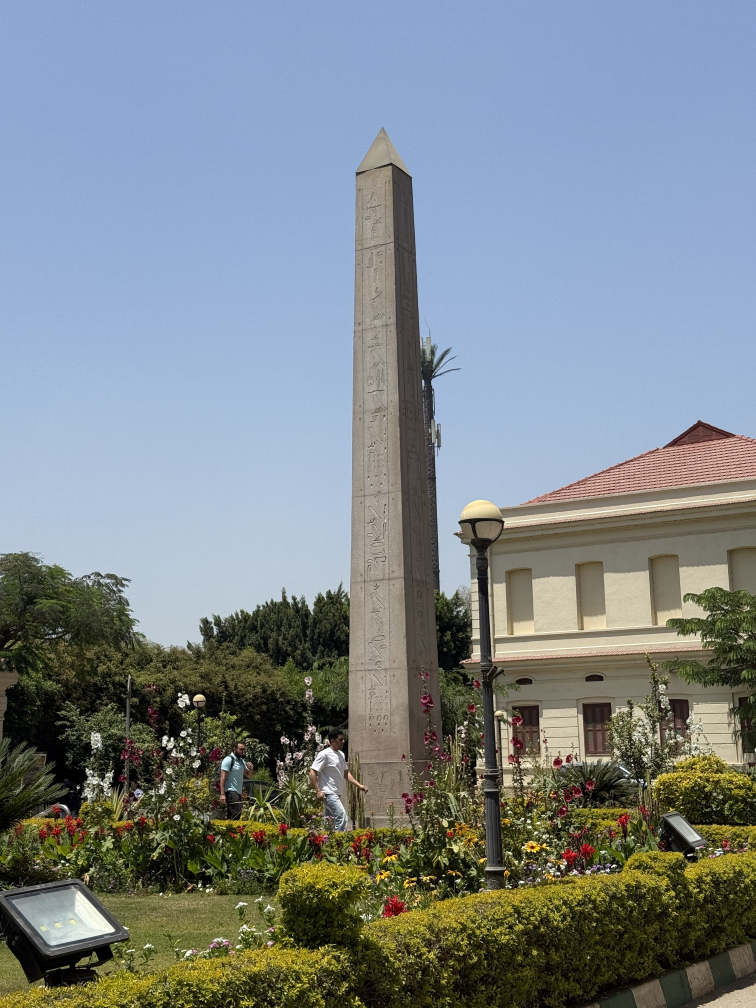
#> input picture data/raw/obelisk/IMG_1349.jpg, 3024 x 4032 px (shown at 1/4 size); its folder holds only this picture in this run
$ python pipeline.py
#> lines starting #> are read from the running program, lines starting #| are printed output that depends on the picture; after the words box and inside, x2 and y2 are one past the last pixel; in counts of white or black regions, pixels touching at a corner belong together
import cv2
import os
import shutil
import numpy as np
from pathlib import Path


INPUT_DIR  = "data/raw/obelisk"
OUTPUT_DIR = "data/yolo/obelisk"
DEBUG_DIR  = "data/processed/obelisk/debug"

RESIZE_WIDTH = 1024
MAX_PEAK_WIDTH_FRAC = 0.25
PEAK_DELTA_Y_FRAC = 0.07
MAX_TIP_Y_FRAC = 0.55
EDGE_MARGIN_FRAC = 0.08
MIN_RAW_OBELISK_WIDTH = 20
MAX_ATTEMPTS = 8
FILL_THRESH  = 0.45
FLOOR_MARGIN = 0.20
MIN_STONE = 4
HOUGH_THRESH = 30
HOUGH_MIN_LEN = 50
HOUGH_MAX_GAP = 20
HOUGH_VERT_TOL = 22
CLASS_ID = 0

# Step 1: Non Stone Mask

def build_non_stone_mask(img_bgr):

    hsv = cv2.cvtColor(img_bgr, cv2.COLOR_BGR2HSV)
    high_blue_mask = np.array([140, 255, 255], np.uint8)
    low_blue_mask = np.array([100,  50, 130], np.uint8)
    low_white_mask = np.array([  0,   0, 225], np.uint8)
    high_white_mask = np.array([180,  25, 255], np.uint8)
    low_garden_mask = np.array([33, 45, 25], np.uint8)
    high_garden_mask = np.array([90, 255, 210], np.uint8)

    sky_blue = cv2.inRange(hsv, low_blue_mask,  high_blue_mask)
    sky_white = cv2.inRange(hsv, low_white_mask, high_white_mask)
    sky = cv2.bitwise_or(sky_blue, sky_white)

    sky_d = cv2.dilate(sky, np.ones((3, 3), np.uint8), iterations=1)
    veg = cv2.inRange(hsv, low_garden_mask, high_garden_mask)
    vivid = (hsv[:, :, 1] > 150).astype(np.uint8) * 255

    stone_object = cv2.inRange(hsv, np.array([ 5,  0,  60], np.uint8), np.array([50, 100, 220], np.uint8))
    vivid = cv2.bitwise_and(vivid, cv2.bitwise_not(stone_object))

    artifacts = cv2.inRange(hsv, np.array([ 0, 30, 226], np.uint8), np.array([60, 255, 255], np.uint8))   # mask for lamps or flowers
    non_stone_object = cv2.bitwise_or(sky_d, veg)
    non_stone_object = cv2.bitwise_or(non_stone_object, vivid)
    non_stone_object = cv2.bitwise_or(non_stone_object, artifacts)

    return non_stone_object, sky


# Step 2: Stone Boundaries

def compute_top_profile(non_stone, Height, Width):

    top_y = np.full(Width, float(Height), dtype=np.float32)
    ns = non_stone
    for x in range(Width):
        col_ns = ns[:, x]
        stone_rows = np.where(col_ns == 0)[0]
        if len(stone_rows) > 0:
            top_y[x] = float(stone_rows[0])
    return top_y


def smooth_profile(top_y, Width):

    sigma = max(3, Width // 80)
    ksize = 6 * sigma + 1
    profile = cv2.GaussianBlur(top_y.reshape(1, -1).astype(np.float32), (ksize, 1), sigma).reshape(-1)
    return profile

# Step 3: Find tip of the obelisk

def raw_shaft_width(top_y_raw, tip_x, tip_y, Height, Width):

    delta = int(Height * 0.03)
    low = max(0, tip_x - 200)
    high = min(Width - 1, tip_x + 200)
    thresh = tip_y + delta
    count = int(np.sum(top_y_raw[low:high + 1] <= thresh))
    return count


def measure_peak_width(profile, tip_x, tip_y, Height, Width):

    threshold = tip_y + Height * PEAK_DELTA_Y_FRAC

    x_left = tip_x
    while x_left > 0 and profile[x_left - 1] < threshold:
        x_left -= 1

    x_right = tip_x
    while x_right < Width - 1 and profile[x_right + 1] < threshold:
        x_right += 1

    return x_left, x_right


def find_obelisk_tip(profile, top_y_raw, Height, Width):

    margin     = int(Width * EDGE_MARGIN_FRAC)
    max_peak_w = int(Width * MAX_PEAK_WIDTH_FRAC)

    search = profile.copy()
    search[:margin]     = float(Height)
    search[Width - margin:] = float(Height)

    for _ in range(MAX_ATTEMPTS):
        tip_x = int(np.argmin(search))
        tip_y = float(search[tip_x])

        if tip_y >= float(Height) * 0.99:
            break   # no more valid candidates

        if tip_y > Height * MAX_TIP_Y_FRAC:
            break   # structure doesn't reach high enough

        x_left, x_right = measure_peak_width(profile, tip_x, tip_y, Height, Width)

        pw = x_right - x_left
        at_left_edge = (x_left  <= margin + 3)
        at_right_edge = (x_right >= Width - margin - 4)

        if pw <= max_peak_w and not at_left_edge and not at_right_edge:
            rw = raw_shaft_width(top_y_raw, tip_x, int(tip_y), Height, Width)
            if rw >= MIN_RAW_OBELISK_WIDTH:
                return tip_x, int(tip_y)

        excl_x1 = max(0,x_left - 3)
        excl_x2 = min(Width - 1, x_right + 3)
        search[excl_x1:excl_x2 + 1] = float(Height)

    return None

# Step 4: Finding body of the obelisk

def refine_shaft_bottom(non_stone_object, shaft_left_edge, shaft_right_edge, tip_y, Height):

    shaft_width = max(1, shaft_right_edge - shaft_left_edge)
    shaft_cx = (shaft_left_edge + shaft_right_edge) // 2
    Width = non_stone_object.shape[1]

    half_band = min(shaft_width * 4, Width // 3)
    sx1 = max(0, shaft_cx - half_band)
    sx2 = min(Width - 1, shaft_cx + half_band)
    band_w = sx2 - sx1 + 1

    shaft_occ    = shaft_width / band_w
    floor_thresh = min(0.90, max(FILL_THRESH, shaft_occ + FLOOR_MARGIN))
    last_y = tip_y

    for y in range(tip_y + 5, Height):
        row = non_stone_object[y, sx1:sx2]
        stone = row == 0
        count = int(stone.sum())

        if count < MIN_STONE:
            break

        fill = count / band_w
        if fill > floor_thresh:
            break

        last_y = y

    return last_y


def find_shaft_extents(edges_clean, tip_y, peak_left, peak_right, Height, Width):

    pad = max(15, (peak_right - peak_left) // 2)
    rx1 = max(0, peak_left - pad)
    rx2 = min(Width, peak_right + pad)
    roi = edges_clean[:, rx1:rx2]

    lines = cv2.HoughLinesP(roi, rho = 1, theta = np.pi / 180, threshold = HOUGH_THRESH, minLineLength = HOUGH_MIN_LEN, maxLineGap = HOUGH_MAX_GAP,)

    shaft_left_edge  = peak_left
    shaft_right_edge  = peak_right
    shaft_bot = min(Height - 1, int(Height * 0.95))

    if lines is None:
        return shaft_left_edge, shaft_right_edge, shaft_bot

    center_x  = (peak_left + peak_right) / 2
    left_xs   = []
    right_xs  = []
    max_bot_y = tip_y

    for seg in lines:
        lx1, ly1, lx2, ly2 = seg[0]
        dy = abs(ly2 - ly1)
        dx = abs(lx2 - lx1)
        if dy < 5:
            continue
        angle = np.degrees(np.arctan2(dx, dy + 1e-6))
        if angle > HOUGH_VERT_TOL:
            continue

        abs_x1 = rx1 + lx1
        abs_x2 = rx1 + lx2
        avg_abs_x = (abs_x1 + abs_x2) / 2

        if avg_abs_x < center_x:
            left_xs.append(min(abs_x1, abs_x2))
        else:
            right_xs.append(max(abs_x1, abs_x2))

        max_bot_y = max(max_bot_y, ly1, ly2)

    if left_xs:
        shaft_left_edge = max(0, min(left_xs) - 5)
    if right_xs:
        shaft_right_edge = min(Width - 1, max(right_xs) + 5)
    if max_bot_y > tip_y:
        shaft_bot = min(Height - 1, max_bot_y + int(Height * 0.04))

    return shaft_left_edge, shaft_right_edge, shaft_bot

# Detection pipeline

def detect(img_bgr, verbose=False):

    H_orig, W_orig = img_bgr.shape[:2]
    scale = RESIZE_WIDTH / W_orig
    Width = RESIZE_WIDTH
    Height = int(H_orig * scale)
    img_width  = cv2.resize(img_bgr, (Width, Height))

    gray = cv2.cvtColor(img_width, cv2.COLOR_BGR2GRAY)
    blurred = cv2.GaussianBlur(gray, (5, 5), 0)
    edges = cv2.Canny(blurred, 40, 120)

    debug = dict(img_w=img_width, non_stone=None, sky=None, edges=None, profile_raw=None, profile_smooth=None, tip=None, peak=None, final_bbox=None)

    non_stone_object, sky = build_non_stone_mask(img_width)
    edges_clean = cv2.bitwise_and(edges, cv2.bitwise_not(sky))
    debug.update(non_stone=non_stone_object, sky=sky, edges=edges_clean)

    top_y = compute_top_profile(non_stone_object, Height, Width)
    profile = smooth_profile(top_y, Width)
    debug.update(profile_raw=top_y, profile_smooth=profile)

    if verbose:
        min_y = profile.min()
        min_x = int(np.argmin(profile))
        print(f"Profile min: x={min_x}  y={min_y:.1f}. (y_frac={min_y/Height:.2f})")

    tip_result = find_obelisk_tip(profile, top_y, Height, Width)
    if tip_result is None:
        if verbose:
            print("Fail: no narrow tip found in central region")
        return False, None, debug

    tip_x, tip_y = tip_result
    debug["tip"] = (tip_x, tip_y)

    peak_left, peak_right = measure_peak_width(profile, tip_x, tip_y, Height, Width)
    peak_width = peak_right - peak_left
    debug["peak"] = (peak_left, tip_y, peak_right)

    rw_check = raw_shaft_width(top_y, tip_x, tip_y, Height, Width)
    if verbose:
        print(f"Tip:  ({tip_x}, {tip_y}). Peak_width={peak_width} px ({peak_width/Width:.2f} of W). Raw_shaft_w={rw_check}")

    sx1, sx2, _ = find_shaft_extents( edges_clean, tip_y, peak_left, peak_right, Height, Width)

    max_hough_w = int(peak_width * 2.5)
    if (sx2 - sx1) > max_hough_w:
        half = max_hough_w // 2
        sx1 = max(0, tip_x - half)
        sx2 = min(Width - 1, tip_x + half)

    shaft_w_px = max(1, sx2 - sx1)
    s_bot_fill = refine_shaft_bottom(non_stone_object, sx1, sx2, tip_y, Height)

    SHAFT_CAP_PX = int(Width * 0.15)
    capped_shaft_w = min(shaft_w_px, SHAFT_CAP_PX)
    min_bot = tip_y + capped_shaft_w * 5
    s_bot = max(s_bot_fill, min_bot)
    s_bot = min(s_bot, Height - 1)

    if verbose:
        print(f" Shaft: x=[{sx1},{sx2}]  shaft_w={shaft_w_px}, fill_bot={s_bot_fill}  min_bot={min_bot}  final_bot={s_bot}")

    # Bounding Box
    bx1 = max(0, sx1)
    by1 = max(0, tip_y - 4)
    bx2 = min(Width - 1, sx2)
    by2 = min(Height - 1, s_bot)
    debug["final_bbox"] = (bx1, by1, bx2, by2)

    # Convert to original image
    x1_o = bx1 / scale;  y1_o = by1 / scale
    x2_o = bx2 / scale;  y2_o = by2 / scale

    cx_n = float(np.clip((x1_o + x2_o) / 2 / W_orig, 0.0, 1.0))
    cy_n = float(np.clip((y1_o + y2_o) / 2 / H_orig, 0.0, 1.0))
    w_n = float(np.clip((x2_o - x1_o) / W_orig, 0.001, 1.0))
    h_n = float(np.clip((y2_o - y1_o) / H_orig, 0.001, 1.0))

    if verbose:
        print(f" YOLO: {CLASS_ID} {cx_n:.4f} {cy_n:.4f} "
              f"{w_n:.4f} {h_n:.4f}")

    return True, (cx_n, cy_n, w_n, h_n), debug

# Functions for debuging

def save_debug_images(img_bgr, debug, stem, debug_dir):
    Height_orig, Width_orig = img_bgr.shape[:2]
    scale  = RESIZE_WIDTH / Width_orig
    Width = RESIZE_WIDTH
    Height = int(Height_orig * scale)
    img_w  = cv2.resize(img_bgr, (Width, Height))

    os.makedirs(debug_dir, exist_ok=True)

    if debug.get("non_stone") is not None:
        cv2.imwrite(f"{debug_dir}/{stem}_non_stone.jpg", debug["non_stone"])

    if debug.get("edges") is not None:
        cv2.imwrite(f"{debug_dir}/{stem}_edges.jpg", debug["edges"])

    if debug.get("profile_smooth") is not None:
        prof_vis = cv2.cvtColor(img_w.copy(), cv2.COLOR_BGR2GRAY)
        prof_vis = cv2.cvtColor(prof_vis, cv2.COLOR_GRAY2BGR)
        p = debug["profile_smooth"]
        for x in range(Width - 1):
            y1 = int(np.clip(p[x], 0, Height - 1))
            y2 = int(np.clip(p[x + 1], 0, Height - 1))
            cv2.line(prof_vis, (x, y1), (x + 1, y2), (0, 255, 255), 1)
        cv2.imwrite(f"{debug_dir}/{stem}_profile.jpg", prof_vis)

    vis = img_w.copy()

    if debug.get("tip"):
        tx, ty = debug["tip"]
        cv2.circle(vis, (tx, ty), 10, (0, 0, 255), -1)
        cv2.putText(vis, "TIP", (tx + 14, ty + 5),
                    cv2.FONT_HERSHEY_SIMPLEX, 0.8, (0, 0, 255), 2)

    if debug.get("peak"):
        px1, py, px2 = debug["peak"]
        cv2.line(vis, (px1, py), (px2, py), (255, 165, 0), 2)

    if debug.get("final_bbox"):
        x1, y1, x2, y2 = debug["final_bbox"]
        cv2.rectangle(vis, (x1, y1), (x2, y2), (0, 220, 0), 3)
        cv2.putText(vis, "OBELISK", (x1, max(0, y1 - 8)),
                    cv2.FONT_HERSHEY_SIMPLEX, 0.7, (0, 220, 0), 2)

    cv2.imwrite(f"{debug_dir}/{stem}_result.jpg", vis)

def label_all(input_dir = INPUT_DIR, output_dir = OUTPUT_DIR, debug_dir = DEBUG_DIR, save_debug = True, verbose = False):

#> called with input_dir = 'data/raw/obelisk', output_dir = 'data/yolo/obelisk', debug_dir = 'data/processed/obelisk/debug', save_debug = True, verbose = True
    for sub in ("images", "labels"):
        os.makedirs(os.path.join(output_dir, sub), exist_ok=True)
    if save_debug:
        os.makedirs(debug_dir, exist_ok=True)

    img_paths = sorted(p for p in Path(input_dir).iterdir() if p.suffix.lower() in {".jpg", ".jpeg", ".png"})

    if not img_paths:
        print(f"Error: No images found in '{input_dir}'")
        return

    ok_count   = 0
    fail_names = []

    for img_path in img_paths:
        print(f"\n[{img_path.name}]")
        img = cv2.imread(str(img_path))
#> img is the input picture: shape (4032, 3024, 3); mean B, G, R 138.8, 134, 124.7
        if img is None:
            print(f"Error: cannot read '{img_path}',  skipped")
            fail_names.append(img_path.name)
            continue

        success, yolo, dbg = detect(img, verbose=verbose)
#> in detect, `edges = cv2.Canny(blurred, 40, 120)`:
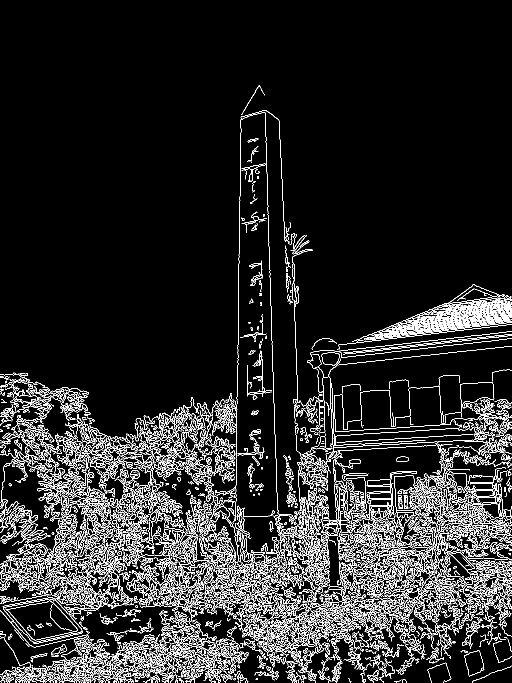
#> edges: shape (1365, 1024) (shown at 1/2 size); 9.9% white in thin lines or dots, all inside (x1, y1, x2, y2) = (0, 171, 1024, 1365)
#> in detect, `debug = dict(img_w=img_width, non_stone=None, sky=None, edges=None, pr..`: debug = 9 items
#> in build_non_stone_mask, `artifacts = cv2.inRange(hsv, np.array([ 0, 30, 226], np.uint8), np.arr..`:
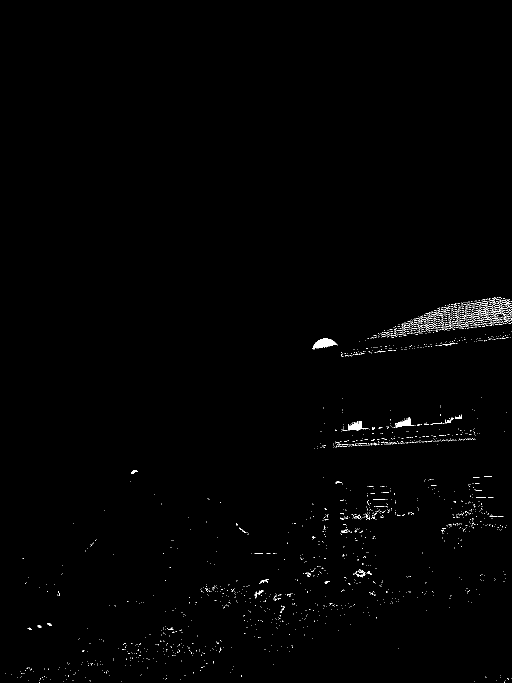
#> artifacts: shape (1365, 1024) (shown at 1/2 size); 0.59% white in thin lines or dots, all inside (x1, y1, x2, y2) = (11, 594, 1024, 1365)
#> in build_non_stone_mask, `non_stone_object = cv2.bitwise_or(non_stone_object, artifacts)`:
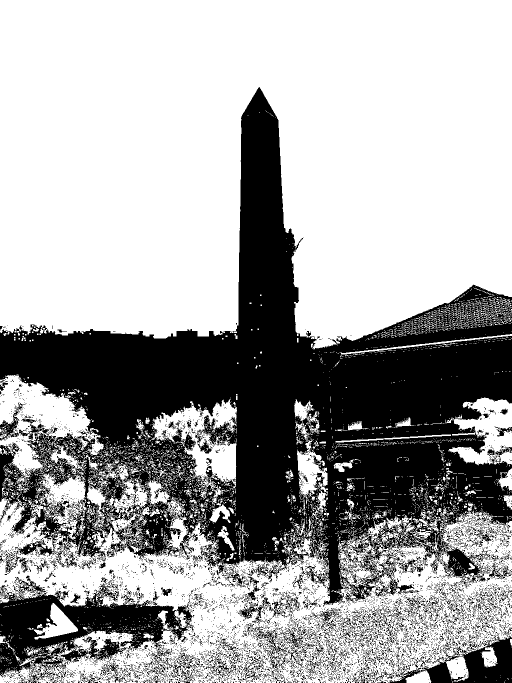
#> non_stone_object: shape (1365, 1024) (shown at 1/2 size); 65.5% white; 7606 black regions (7200 under 20 px), largest, box (x1, y1, x2, y2) and area: (0, 174, 1024, 1211) 391578, (0, 1151, 388, 1365) 32692, (779, 1264, 1024, 1365) 8591
#> in detect, `edges_clean = cv2.bitwise_and(edges, cv2.bitwise_not(sky))`:
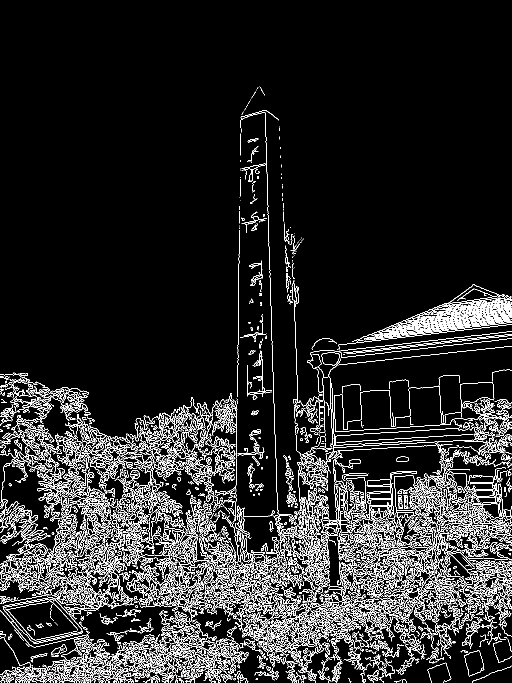
#> edges_clean: shape (1365, 1024) (shown at 1/2 size); 9.8% white in thin lines or dots, all inside (x1, y1, x2, y2) = (0, 173, 1024, 1365)
#> after the loop in compute_top_profile, `for x in range(Width):`: top_y = 1024 values, max 697 at index 633, min 174 at index 518, mean 606.3
#> in smooth_profile, `profile = cv2.GaussianBlur(top_y.reshape(1, -1).astype(np.float32), (k..`: profile = 1024 values, max 684 at index 651, min 189.3 at index 518, mean 606.3
#> in detect, `min_y = profile.min()`: min_y = 189.3
#> in detect, `min_x = int(np.argmin(profile))`: min_x = 518
#| Profile min: x=518  y=189.3. (y_frac=0.14)
#> in find_obelisk_tip, `search = profile.copy()`: search has the same summary as profile in smooth_profile
#> the loop in find_obelisk_tip, `for _ in range(MAX_ATTEMPTS):` made 1 pass
#> (tip_x, tip_y, threshold in measure_peak_width, x_left, x_right, pw, at_left_edge, at_right_edge) on pass 1: (518, 189.3, 284.9, 491, 553, 62, False, False)
#> after the loop in find_obelisk_tip, `for _ in range(MAX_ATTEMPTS):`: search = 1024 values, max 1365 at index 0, min 189.3 at index 518, mean 724.2
#> in detect, `tip_result = find_obelisk_tip(profile, top_y, Height, Width)`: tip_result = (518, 189)
#> in detect, `tip_x, tip_y = tip_result`: tip_x = 518; tip_y = 189
#> the loop in measure_peak_width (call 2), `while x_left > 0 and profile[x_left - 1] < threshold:` made 27 passes
#> x_left on passes 1 to 8: 517, 516, 515, 514, 513, 512, 511, 510
#> the loop in measure_peak_width (call 2), `while x_right < Width - 1 and profile[x_right + 1] < threshold:` made 35 passes
#> in detect, `peak_left, peak_right = measure_peak_width(profile, tip_x, tip_y, Heig..`: peak_left = 491; peak_right = 553
#> in detect, `peak_width = peak_right - peak_left`: peak_width = 62
#> in detect, `rw_check = raw_shaft_width(top_y, tip_x, tip_y, Height, Width)`: rw_check = 66
#| Tip:  (518, 189). Peak_width=62 px (0.06 of W). Raw_shaft_w=66
#> in find_shaft_extents, `pad = max(15, (peak_right - peak_left) // 2)`: pad = 31
#> in find_shaft_extents, `rx1 = max(0, peak_left - pad)`: rx1 = 460
#> in find_shaft_extents, `rx2 = min(Width, peak_right + pad)`: rx2 = 584
#> in find_shaft_extents, `roi = edges_clean[:, rx1:rx2]`:
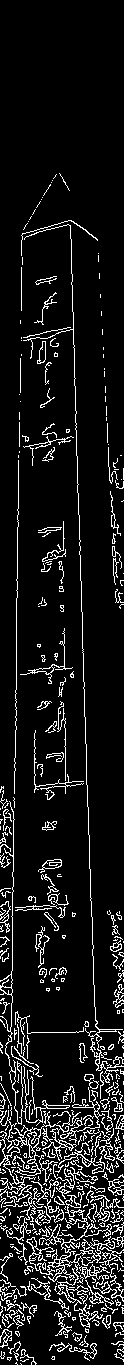
#> roi: shape (1365, 124); 9.3% white in thin lines or dots, all inside (x1, y1, x2, y2) = (0, 173, 124, 1365)
#> in find_shaft_extents, `lines = cv2.HoughLinesP(roi, rho = 1, theta = np.pi / 180, threshold =..`: lines = 224 rows, first 6: [82, 644, 105, 1326], [75, 416, 86, 758], [16, 644, 18, 474], [12, 917, 16, 645], [59, 1105, 63, 1349], [71, 260, 76, 431]
#> in find_shaft_extents, `shaft_left_edge  = peak_left`: shaft_left_edge = 491
#> in find_shaft_extents, `shaft_right_edge  = peak_right`: shaft_right_edge = 553
#> in find_shaft_extents, `center_x  = (peak_left + peak_right) / 2`: center_x = 522
#> in find_shaft_extents, `max_bot_y = tip_y`: max_bot_y = 189
#> the loop in find_shaft_extents, `for seg in lines:` made 224 passes
#> (lx1, ly1, lx2, ly2, dy, dx, angle, abs_x1) on passes 1 to 3: (82, 644, 105, 1326, 682, 23, 1.93, 542), (75, 416, 86, 758, 342, 11, 1.84, 535), (16, 644, 18, 474, 170, 2, 0.674, 476)
#|  Shaft: x=[455,588]  shaft_w=133, fill_bot=661  min_bot=854  final_bot=854
#|  YOLO: 0 0.5093 0.3805 0.1299 0.4900

        if save_debug:
            save_debug_images(img, dbg, img_path.stem, debug_dir)
#> after the loop in save_debug_images, `for x in range(Width - 1):`:
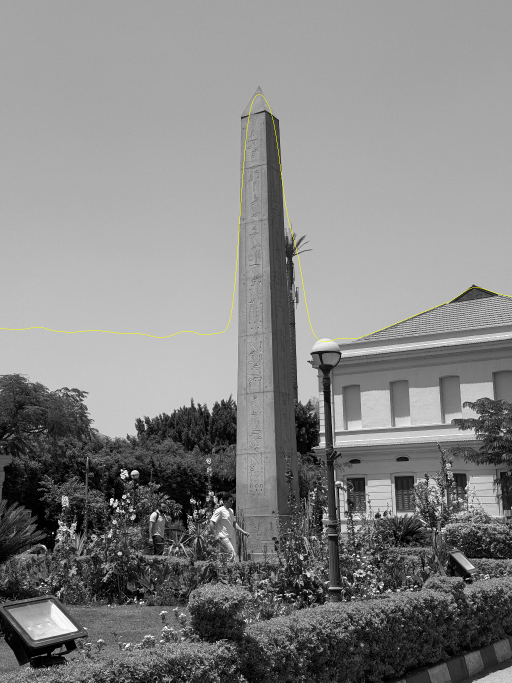
#> prof_vis: shape (1365, 1024, 3) (shown at 1/2 size); mean B, G, R 131.4, 131.8, 131.8
#> in save_debug_images, `cv2.putText(vis, "OBELISK", (x1, max(0, y1 - 8)), cv2.FONT_HERSHEY_SIM..`:
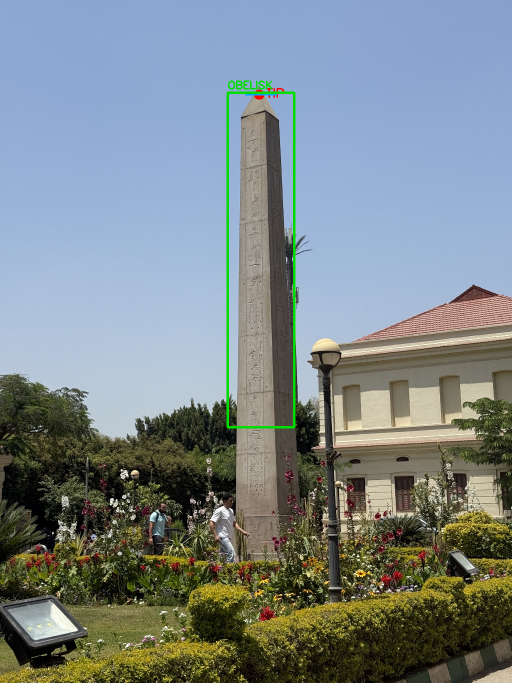
#> vis: shape (1365, 1024, 3) (shown at 1/2 size); mean B, G, R 137.6, 134.3, 123.8

        if success:
            cx, cy, w, h = yolo
            print(f"Success: {CLASS_ID} {cx:.4f} {cy:.4f} {w:.4f} {h:.4f}")
#| Success: 0 0.5093 0.3805 0.1299 0.4900

            shutil.copy(img_path, os.path.join(output_dir, "images", img_path.name))
            with open(os.path.join(output_dir, "labels", img_path.stem + ".txt"), "w") as f:
                f.write(f"{CLASS_ID} {cx:.6f} {cy:.6f} {w:.6f} {h:.6f}\n")
            ok_count += 1
        else:
            print(f" Miss : no obelisk detected")
            fail_names.append(img_path.name)

    with open(os.path.join(output_dir, "data.yaml"), "w") as f:
        f.write(f"path: {os.path.abspath(output_dir)}\n" "train: images\n" "val: images\n" "nc: 1\n" "names: ['obelisk']\n")

    print(f"Detected: {ok_count} / {len(img_paths)}")
    if fail_names:
        print(f"Missed : {len(fail_names)}")

if __name__ == "__main__":
    label_all(save_debug=True, verbose=True)
